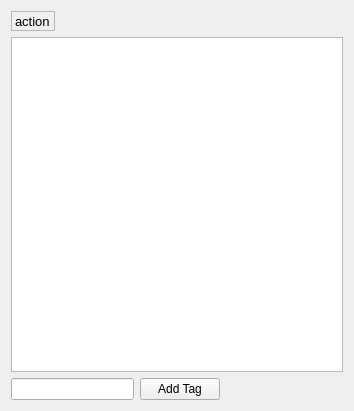
<ui version="4.0" >
 <author>Pierre Marchand</author>
 <class>FontAction</class>
 <widget class="QWidget" name="FontAction" >
  <property name="geometry" >
   <rect>
    <x>0</x>
    <y>0</y>
    <width>354</width>
    <height>411</height>
   </rect>
  </property>
  <property name="windowTitle" >
   <string>Form</string>
  </property>
  <layout class="QGridLayout" >
   <item row="0" column="0" >
    <layout class="QVBoxLayout" >
     <item>
      <layout class="QHBoxLayout" >
       <item>
        <widget class="QLabel" name="titleLabel" >
         <property name="font" >
          <font>
           <pointsize>10</pointsize>
          </font>
         </property>
         <property name="frameShape" >
          <enum>QFrame::StyledPanel</enum>
         </property>
         <property name="text" >
          <string>action</string>
         </property>
         <property name="alignment" >
          <set>Qt::AlignLeading|Qt::AlignLeft|Qt::AlignVCenter</set>
         </property>
        </widget>
       </item>
       <item>
        <spacer>
         <property name="orientation" >
          <enum>Qt::Horizontal</enum>
         </property>
         <property name="sizeHint" >
          <size>
           <width>40</width>
           <height>20</height>
          </size>
         </property>
        </spacer>
       </item>
      </layout>
     </item>
     <item>
      <widget class="QListWidget" name="tagsListWidget" />
     </item>
     <item>
      <layout class="QHBoxLayout" >
       <item>
        <widget class="QLineEdit" name="newTagText" />
       </item>
       <item>
        <widget class="QPushButton" name="newTagButton" >
         <property name="text" >
          <string>Add Tag</string>
         </property>
        </widget>
       </item>
       <item>
        <spacer>
         <property name="orientation" >
          <enum>Qt::Horizontal</enum>
         </property>
         <property name="sizeHint" >
          <size>
           <width>40</width>
           <height>20</height>
          </size>
         </property>
        </spacer>
       </item>
      </layout>
     </item>
    </layout>
   </item>
  </layout>
 </widget>
 <tabstops>
  <tabstop>tagsListWidget</tabstop>
  <tabstop>newTagText</tabstop>
  <tabstop>newTagButton</tabstop>
 </tabstops>
 <resources/>
 <connections/>
</ui>
